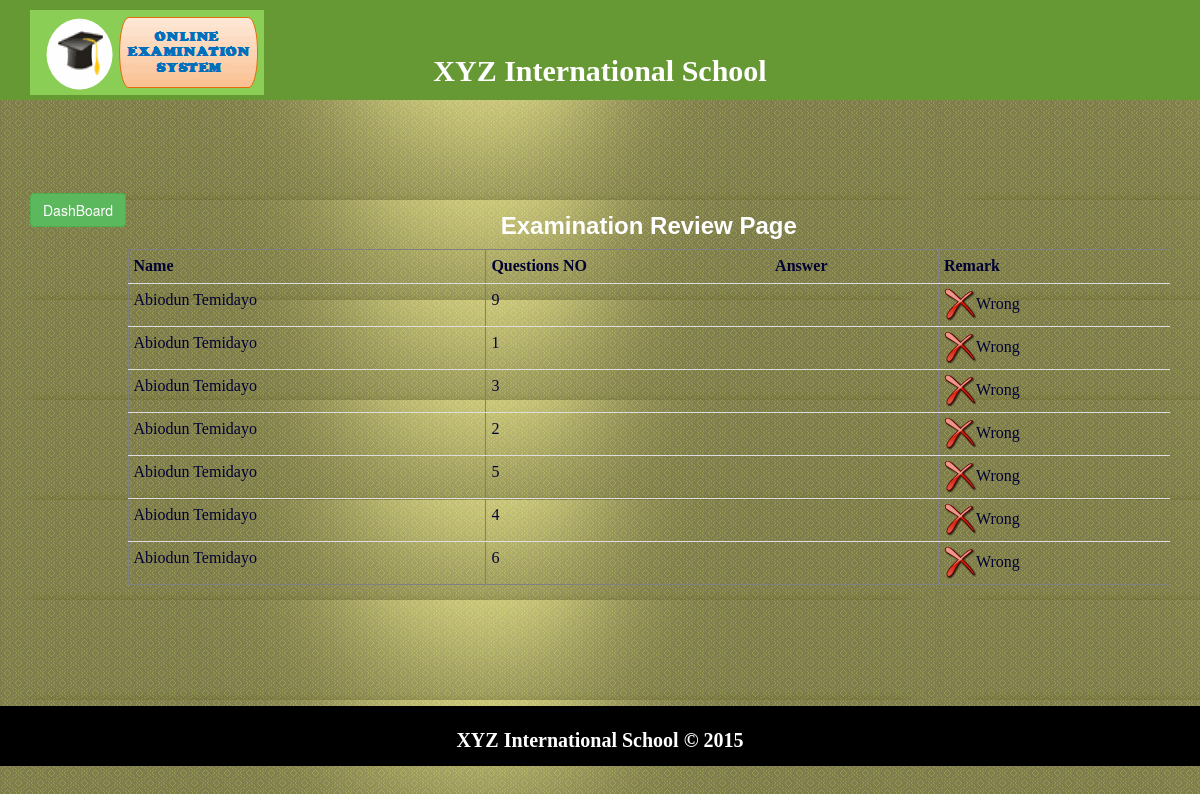
/admin/review.php?stdid=3, run on the app's committed database.
### tables this page shows
CREATE TABLE IF NOT EXISTS `student` (
  `id` int(11) NOT NULL AUTO_INCREMENT,
  `fullname` varchar(225) NOT NULL,
  `username` varchar(70) NOT NULL,
  `class` varchar(70) NOT NULL,
  `dept` varchar(70) NOT NULL,
  `password` varchar(70) NOT NULL,
  PRIMARY KEY (`id`)
);

CREATE TABLE IF NOT EXISTS `testattempt` (
  `atid` int(11) NOT NULL AUTO_INCREMENT,
  `stdid` int(11) NOT NULL,
  `testid` int(11) NOT NULL,
  `quid` int(11) NOT NULL,
  `ans` varchar(30) NOT NULL,
  `correctans` varchar(30) NOT NULL DEFAULT 'Unanswered',
  `mark` int(11) NOT NULL,
  PRIMARY KEY (`atid`)
);

### admin/review.php (the view, shortened to what this page needs)
<?php
$stdid=$_GET['stdid'];
?>
<!DOCTYPE html PUBLIC "-//W3C//DTD XHTML 1.0 Transitional//EN" "http://www.w3.org/TR/xhtml1/DTD/xhtml1-transitional.dtd">
<html xmlns="http://www.w3.org/1999/xhtml">
<head>
<link href="../style/style.css" type="text/css" rel="stylesheet" />
<link href="../style/bootstrap.min.css" type="text/css" rel="stylesheet" />
</head>
<body>
<div class="container-fluid">
<div class="row">
<div class="col-md-12 header ">
<div class="col-md-3">
<img src="../images/logo.gif" class="logo"/>
</div>
<div class="col-md-6">
<div class="headtext" >
 XYZ International School
 </div>
 </div>
<div class="row">
<div class="col-md-12">
<div class="col-md-1">
<button type="button" class="btn btn-success" onclick="window.location='dashboard.php'">DashBoard</button>
</div>
<div class="col-md-11 .dashboardcon">
<div align="center">
  <h3><strong>Examination Review Page</strong></h3>
  <table class="table table-condensed" bgcolor="#FFFFFF" border="1">
   <thead>
  <tr>
    <td><b>Name</b></td>
    <td><b>Questions NO</b></td>
    <td><b>Answer</b></td>
     <td><b>Remark</b></td>
  </tr>
  </thead>
 <?php
$sql3=mysql_query("select * from student where id=".$stdid."");
while($row3=mysql_fetch_assoc($sql3)){
$sql4=mysql_query("select * from testattempt where stdid=".$stdid."");
while($row4=mysql_fetch_assoc($sql4)){
?>
  <tr>
    <td> <?php echo $row3['fullname']?></td>
    <td> <?php echo $row4['quid']?></td>
    <td> <?php echo $row4['ans']?></td>
    <td> <?php  if ($row4['ans'] === $row4['correctans']){
		echo '<img src="../images/Yes.ico" alt="Correct"> Correct';
		}
		else{echo '<img src="../images/Erase.ico" alt="wrong">Wrong';
			} ?></td>
  </tr>
 <?php
 }
}
   ?>
     </table>
</div>
<div class="col-md-1">
</div>
</div>
</div>
<div class="row">
<div class="col-md-12 footer">
<div class="col-md-3">
</div>
<div class="col-md-6">
<div class="footertext">
 XYZ International School &copy; 2015
</div>
 </div>
 <div class="col-md-3">
 </div>
</div>
</body>
</html>

### style/style.css (style rules this page uses)
body { background-color:#000000; }
.header { background-color:#693; height:100px; }
.headtext { padding-bottom:100px; text-align:center; font-family:Georgia, "Times New Roman", Times, serif; font-size:30px; text-shadow:#900; font-weight:bold; text-transform:capitalize; padding-top:50px; color:#FFF; }
.logo { padding-top:10px; }
.footer { background-color:#000000; height:60px; margin-top:100px; color:#FFF; }
.footertext { font-family:Georgia, "Times New Roman", Times, serif; font-size:20px; text-align:center; font-weight:bold; padding-top:20px; }
strong { font-family: Tahoma, Geneva, sans-serif; color:#FFF; }
.table { color:#006; font-family:Georgia, "Times New Roman", Times, serif; font-size:16px; }
tr { color:#000033; }

### admin/review.php (style rules this page uses)
body { background-image: url(../images/img02.png); }

### data on the page
student: fullname "Abiodun Temidayo"
testattempt: quid "9"
testattempt: quid "1"
testattempt: quid "3"
testattempt: quid "2"
testattempt: quid "5"
testattempt: quid "4"
testattempt: quid "6"
